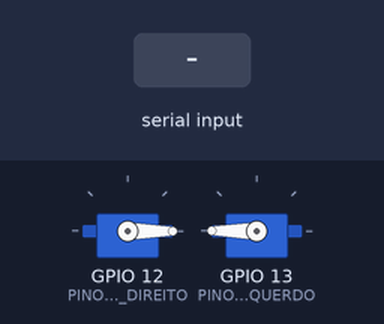
A program run on a simulated ESP32. Parts: 2 × servo. Inputs (shaded band) come from the test bench.

Above: at 1.2 s.
1.3 s: "DANCAR\n" received over Serial
At 1.9 s:
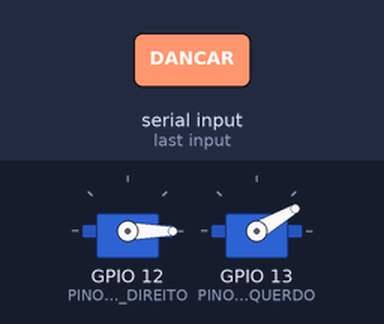
At 2.7 s:
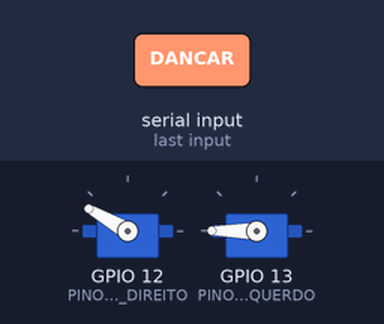
Timing chart, 0 to 12.4 s (numbered marks = the images above; inputs shaded):
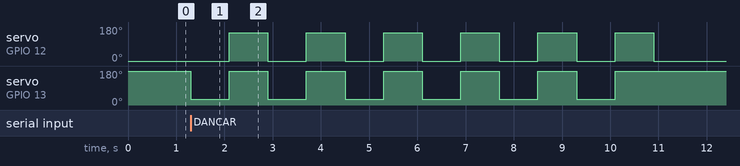

Measured:
- after the input at 1.3 s, servo on GPIO 12 (PINO_BRACO_DIREITO): alternates 150° for 0.80 s and 0° for 0.80 s, 12 changes in all, then stays 0°, starting after 0.80 s; servo on GPIO 13 (PINO_BRACO_ESQUERDO): alternates 180° for 0.80 s and 30° for 0.80 s, 12 changes in all, then stays 180°, starting at once

The program:

main.cpp
```cpp
/*
  Controle dos bracinhos do BMO (Artbot) — ESP32
  ------------------------------------------------
  Recebe comandos por Serial vindos do backend em Python (bmo.py) e move
  dois servos, um em cada braço.

  Comandos aceitos (uma linha de texto terminada em '\n'):
    OI      -> aceno de cumprimento (só o braço direito)
    DANCAR  -> coreografia (os dois bracinhos alternando, 3x)

  Biblioteca necessária:
    ESP32Servo (Gerenciador de Bibliotecas do Arduino IDE > buscar "ESP32Servo")
    A lib "Servo" padrão do Arduino não funciona direito no ESP32 (usa
    timers diferentes), por isso o ESP32Servo é obrigatório aqui.
*/

#include <ESP32Servo.h>

// --- Pinos ---
// Atenção: no ESP32-WROOM, os GPIOs 6-11 costumam estar reservados pra
// memória flash interna e não ficam expostos nos dev kits comuns. Se o
// braço direito não se mexer, tenta trocar PINO_BRACO_DIREITO por um GPIO
// livre (ex: 27) antes de desconfiar do código ou do servo.
const int PINO_BRACO_DIREITO = 12;
const int PINO_BRACO_ESQUERDO = 13;

Servo bracoDireito;
Servo bracoEsquerdo;

void posicaoInicial();
void saudar();
void dancar();
void aura();

// --- Posições, em graus (0-180) ---
const int POSICAO_INICIAL_ESQUERDA = 180;   // centro, os dois bracinhos "descansando"
const int POSICAO_INICIAL_DIREITA = 0;
const int ANGULO_SAUDACAO = 150;    // quanto o braço direito sobe ao acenar
const int ANGULO_DANCA = 150;
const int ANGULO_AURA = 60;
// ANGULO_DANCA = 90 leva os servos até os extremos (0° e 180°). Se o braço
// forçar ou travar perto do fim do curso, é só baixar esse valor (ex: 80).

// --- Tempos (ms) ---
const int TEMPO_MOVIMENTO = 300;       // tempo pro servo físico chegar na posição
const int TEMPO_PAUSA_SAUDACAO = 500;  // quanto tempo o braço fica levantado ao acenar
const int TEMPO_PAUSA_DANCA = 500;
const int TEMPO_REPETICAO_AURA = 200;

const int REPETICOES_DANCA = 6;
const int REPETICOES_AURA = 10;

void setup() {
  Serial.begin(115200);

  // ESP32Servo precisa que os timers de PWM sejam alocados manualmente
  ESP32PWM::allocateTimer(0);
  ESP32PWM::allocateTimer(1);

  bracoDireito.setPeriodHertz(50);
  bracoEsquerdo.setPeriodHertz(50);
  bracoDireito.attach(PINO_BRACO_DIREITO, 500, 2400);
  bracoEsquerdo.attach(PINO_BRACO_ESQUERDO, 500, 2400);

  posicaoInicial();
}

void loop() {
  if (Serial.available()) {
    String comando = Serial.readStringUntil('\n');
    comando.trim();
    comando.toUpperCase();

    if (comando == "OI") {
      saudar();
    } else if (comando == "DANCAR") {
      dancar();
      bracoDireito.write(POSICAO_INICIAL_DIREITA);
    } else if (comando == "AURA") {
      aura();
      bracoDireito.write(POSICAO_INICIAL_DIREITA); // braço que termina para cima
    }
  }
    // qualquer outro texto chegando pelo cabo é ignorado — evita travar o
    // loop se vier lixo (ruído, comando de outra versão do bmo.py, etc.)
    bracoEsquerdo.write(POSICAO_INICIAL_ESQUERDA);
}

void posicaoInicial() {
  bracoDireito.write(POSICAO_INICIAL_DIREITA);
  bracoEsquerdo.write(POSICAO_INICIAL_ESQUERDA);
}

// Aceno: braço esquerdo sobe alguns graus e volta.
void saudar() {
  bracoEsquerdo.write(POSICAO_INICIAL_ESQUERDA - ANGULO_SAUDACAO);
  delay(TEMPO_MOVIMENTO + TEMPO_PAUSA_SAUDACAO);
  bracoEsquerdo.write(POSICAO_INICIAL_ESQUERDA);
  delay(TEMPO_MOVIMENTO);
}

// Dança: os bracinhos sempre em direções opostas (um sobe enquanto o outro
// desce). Repete REPETICOES_DANCA vezes e volta pro centro no final.

// O calculo de gasto de tempo é (2 * (TEMPO_MOVIMENTO + TEMPO_PAUSA_DANCA)) * REPETICOES_DANCA
void dancar() {
  for (int i = 0; i < REPETICOES_DANCA; i++) {
    // Fase A: esquerdo sobe, direito sobe também (mas precisa do sinal invertido
    // porque o servo dele tá montado espelhado)
    bracoEsquerdo.write(POSICAO_INICIAL_ESQUERDA - ANGULO_DANCA);
    bracoDireito.write((POSICAO_INICIAL_DIREITA) - ANGULO_DANCA);
    delay(TEMPO_MOVIMENTO + TEMPO_PAUSA_DANCA);

    // Fase B: inverte os dois
    bracoEsquerdo.write(POSICAO_INICIAL_ESQUERDA + ANGULO_DANCA);
    bracoDireito.write((POSICAO_INICIAL_DIREITA) + ANGULO_DANCA);
    delay(TEMPO_MOVIMENTO + TEMPO_PAUSA_DANCA);
  }
  posicaoInicial();
  delay(TEMPO_MOVIMENTO);
}

void aura() {
  for (int i = 0; i < REPETICOES_DANCA; i++) {
    // Fase A: esquerdo sobe, direito sobe também (mas precisa do sinal invertido
    // porque o servo dele tá montado espelhado)
    bracoEsquerdo.write(POSICAO_INICIAL_ESQUERDA - ANGULO_AURA);
    bracoDireito.write((POSICAO_INICIAL_DIREITA) - ANGULO_AURA);
    delay(TEMPO_REPETICAO_AURA);

    // Fase B: inverte os dois
    bracoEsquerdo.write(POSICAO_INICIAL_ESQUERDA + ANGULO_AURA);
    bracoDireito.write((POSICAO_INICIAL_DIREITA) + ANGULO_AURA);
    delay(TEMPO_REPETICAO_AURA);
  }
  posicaoInicial();
  delay(TEMPO_MOVIMENTO);
}
```
